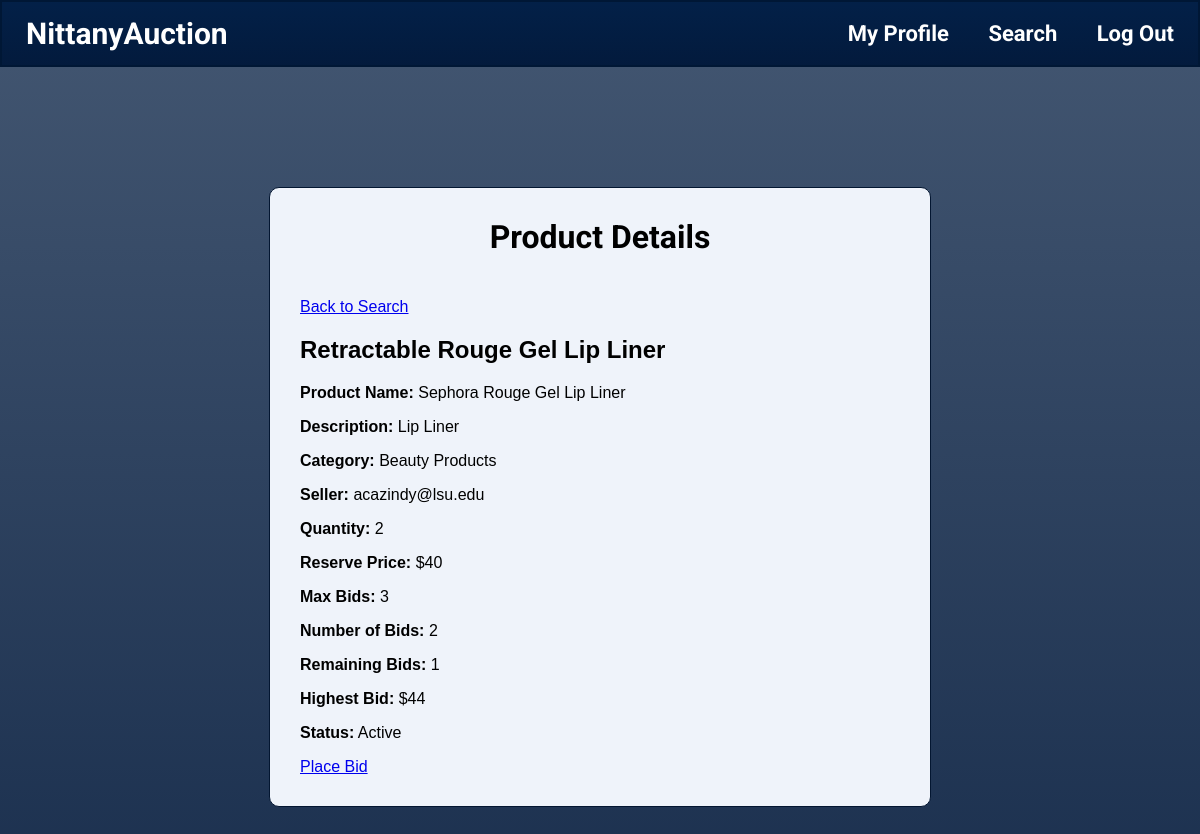
Page /product/2 (signed in) on the committed database.
### tables this page shows
CREATE TABLE Auction_Listing(seller_email TEXT,
                             listing_ID INTEGER PRIMARY KEY,
                             category TEXT,
                             auction_title TEXT,
                             product_name TEXT,
                             product_description TEXT,
                             quantity INTEGER,
                             reserve_price TEXT,
                             max_bids INTEGER,
                             status INTEGER,
                             FOREIGN KEY(seller_email) REFERENCES User(email),
                             FOREIGN KEY(category) REFERENCES Category(category_name));

### Starter_code_431w/app.py (the view)
@app.route('/product/<int:listing_id>')
def product_page(listing_id):
    if "email" not in session:
        session['login_error'] = 'Please log in first.'
        return redirect(url_for("login"))
    error = None
    product = None
    bid_count = 0
    highest_bid = None
    remaining_bids = 0
    wishlisted = False
    wishlist_feedback = session.pop("wishlist_feedback", None)
    try:
        with get_connection() as connection:
            initialize_schema_if_needed(connection)
            wishlist_email_col = get_wishlist_email_column(connection)
            product = connection.execute("""
                SELECT listing_ID, auction_title, product_name, product_description,
                       category, seller_email, quantity, reserve_price, max_bids, status
                FROM Auction_Listing
                WHERE listing_ID = ?
            """, (listing_id,)).fetchone()
            if not product:
                return render_template("product.html", error="Product not found.", product=None)
            bid_count_row = connection.execute(
                """
                SELECT COUNT(*) AS count
                FROM Bid
                WHERE listing_ID = ?
            """, (listing_id,)).fetchone()
            highest_bid_row = connection.execute(
                """
                SELECT MAX(bid_price) AS highest_bid
                FROM Bid
                WHERE listing_ID = ?
                """, (listing_id,)).fetchone()
            bid_count = bid_count_row["count"] if bid_count_row else 0
            highest_bid = highest_bid_row["highest_bid"] if highest_bid_row else None
            remaining_bids = product["max_bids"] - bid_count
            wishlisted_row = connection.execute(
                f"""
                SELECT 1
                FROM Wishlist
                WHERE listing_ID = ?
                  AND LOWER(TRIM({wishlist_email_col})) = LOWER(TRIM(?))
                """,
                (listing_id, session["email"]),
            ).fetchone()
            wishlisted = bool(wishlisted_row)
    except sql.Error as e:
        print("Database error:", e)
        error = "Database error while loading product."
    return render_template(
        "product.html",
        product=product,
        bid_count=bid_count,
        highest_bid=highest_bid,
        remaining_bids=remaining_bids,
        error=error,
        wishlisted=wishlisted,
        wishlist_feedback=wishlist_feedback,
    )

### Starter_code_431w/app.py (called while the page is built, shortened)
def get_connection():
    connection = sql.connect(DB_PATH)
    connection.row_factory = sql.Row
    return connection

def current_db_timestamp():
    return datetime.now().strftime("%Y-%m-%d %H:%M:%S")

def get_wishlist_email_column(connection):
    columns = {
        row["name"].strip().lower()
        for row in connection.execute("PRAGMA table_info(Wishlist)").fetchall()
    }
    if "bidder_email" in columns:
        return "bidder_email"
    if "email" in columns:
        return "email"
    return "email"

def close_expired_auctions(connection):
    now_ts = current_db_timestamp()
    expired_rows = connection.execute(
        """
        SELECT listing_ID, seller_email, reserve_price
        FROM Auction_Listing
        WHERE status = 1
          AND end_time IS NOT NULL
          AND TRIM(end_time) <> ''
          AND end_time <= ?
        """,
        (now_ts,),
    ).fetchall()
    if expired_rows:
        connection.commit()

def initialize_schema_if_needed(connection):
    user_table = connection.execute(
        "SELECT name FROM sqlite_master WHERE type='table' AND name='User'"
    ).fetchone()
    ensure_runtime_schema(connection)
    close_expired_auctions(connection)

### Starter_code_431w/templates/product.html (shortened to what this page needs)
<!DOCTYPE html>
<html>
<head>
</head>
<body>
{% include "banner.html" %}
    <div class="product-box">
    <h1>Product Details</h1>
    <a href="/search">Back to Search</a>
    {% if product %}
        <h2>{{ product['auction_title'] }}</h2>
        <p><strong>Product Name:</strong> {{ product['product_name'] }}</p>
        <p><strong>Description:</strong> {{ product['product_description'] }}</p>
        <p><strong>Category:</strong> {{ product['category'] }}</p>
        <p><strong>Seller:</strong> {{ product['seller_email'] }}</p>
        <p><strong>Quantity:</strong> {{ product['quantity'] }}</p>
        <p><strong>Reserve Price:</strong> {{ product['reserve_price'] }}</p>
        <p><strong>Max Bids:</strong> {{ product['max_bids'] }}</p>
        <p><strong>Number of Bids:</strong> {{ bid_count }}</p>
        <p><strong>Remaining Bids:</strong> {{ remaining_bids }}</p>
        {% if highest_bid %}
            <p><strong>Highest Bid:</strong> ${{ highest_bid }}</p>
        {% else %}
            <p><strong>Highest Bid:</strong> No bids yet</p>
        {% endif %}
        {% if product['status'] == 1 %}
            <p><strong>Status:</strong> Active</p>
            <a href="/bid/{{ product['listing_ID'] }}">Place Bid</a>
        {% else %}
            <p><strong>Status:</strong> Not Active</p>
        {% endif %}
    {% endif %}
    </div>
</body>
</html>

### Starter_code_431w/templates/product.html (style rules this page uses)
html, body { height: 100%; margin: 0; overflow: hidden; }
body { font-family: Arial, sans-serif; background-image: linear-gradient(rgba(4, 30, 66, 0.75), rgba(3, 26, 60, 0.91)), url("https://psu-gatsby-files-prod.s3.amazonaws.com/s3fs-public/styles/4_3_1500w/public/NL%20statue%20spring124.jpg?h=046da51e&itok=0t_5yVWj"); background-size: cover; background-position: center; background-repeat: no-repeat; }
.product-box { width: 600px; margin: 120px auto; background: #eff3fa; padding: 30px; border: 1px solid #031631; border-radius: 10px; }
h1 { margin-top: 0; font-size: 32px; text-align: center; font-weight: bold; font-family: 'Roboto', sans-serif; margin-bottom: 42px; }

### rows in the picture
Auction_Listing: auction_title "Retractable Rouge Gel Lip Liner", product_name "Sephora Rouge Gel Lip Liner", product_description "Lip Liner", category "Beauty Products", seller_email "acazindy@lsu.edu", quantity "2", reserve_price "$40", max_bids "3"

### other values in the picture
{{ bid_count }} "2"
{{ remaining_bids }} "1"
{{ highest_bid }} "44"
